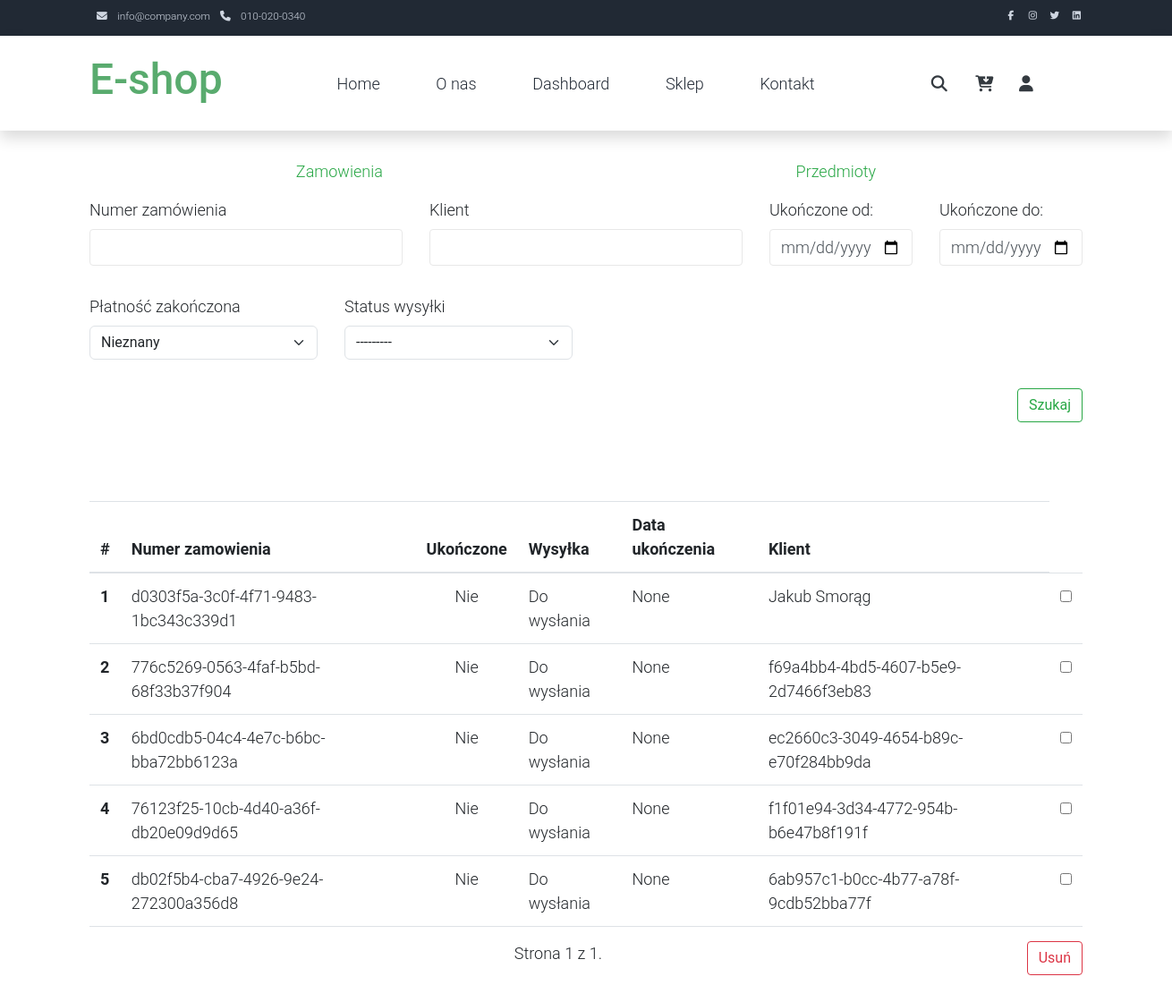
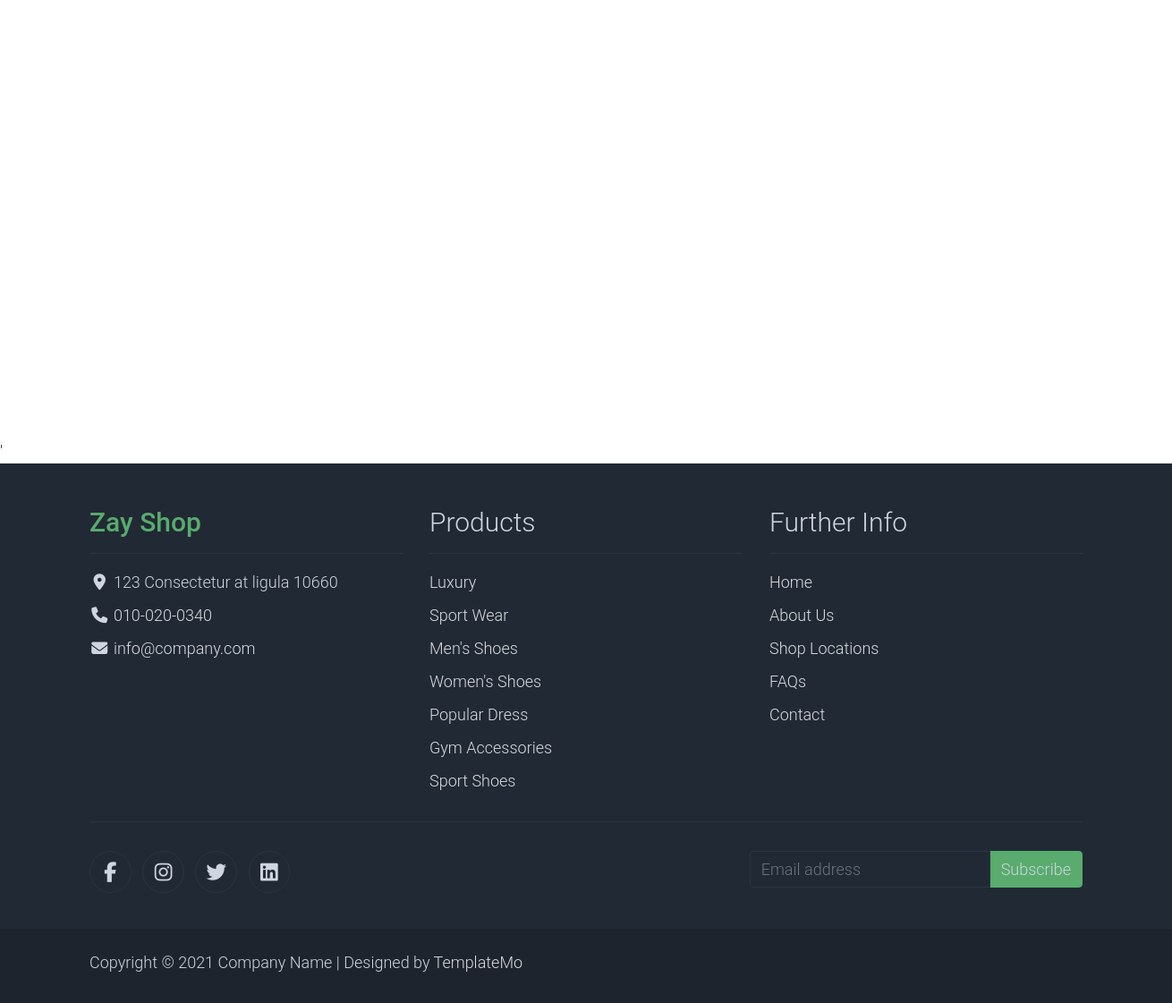
Screenshot of /dashboard/orders/ (signed in) with the database file from the repository (2 pictures, top to bottom).
### App/models.py (models this page shows, shortened)
class Order(models.Model):
    SHIPMNET_STATUS_CHOICES = (
        ('Do wysłania', 'Do wysłania'),
        ('Wysłana', 'Wysłana'),
        ('Dostarczona', 'Dostarczona'),
    )
    customer = models.ForeignKey(Customer, on_delete=models.CASCADE)
    address = models.ForeignKey(AddressInformation, on_delete=models.SET_NULL,
                                null=True, blank=True, related_name="address_order")
    date_ordered = models.DateTimeField(auto_now_add=True)
    complete = models.BooleanField(default=False)
    transaction_id = models.CharField(max_length=100, null=True)
    payment_in_progress = models.BooleanField(default=False)
    completion_date = models.DateTimeField(null=True, blank=True)
    shipment_status = models.CharField(
        max_length=15, choices=SHIPMNET_STATUS_CHOICES, null=True, default="Do wysłania")
    cupon = models.ForeignKey(
        Cupon, on_delete=models.SET_NULL, null=True, blank=True)

class Customer(models.Model):
    user = models.OneToOneField(
        User, on_delete=models.CASCADE, related_name='customer', null=True)
    device = models.CharField(max_length=200, null=True, blank=True)
    name = models.CharField(max_length=100, null=True)
    last_name = models.CharField(max_length=100, null=True)
    email = models.EmailField(null=True)
    creation_date = models.DateTimeField(auto_now_add=True, null=True)
    phone_number = PhoneNumberField(blank=True)
    full_name = models.CharField(max_length=250, null=True, blank=True)
    def __str__(self):
        if self.user:
            name = f"{self.name} {self.last_name}"
        else:
            name = self.device
        return name

### Dashboard/views.py (the view, shortened to what this page needs)
# urls.py: path('orders/', views.dashboard_orders, name="dashboard_orders"),
def dashboard_orders(request):
    orders = Order.objects.all()
    myFilter = OrderFilter(request.GET, queryset=orders)
    orders = myFilter.qs
    paginator = Paginator(orders, 10)
    page_number = request.GET.get("page")
    page_obj = paginator.get_page(page_number)
    context = {
        'page_obj': page_obj,
        'myFilter': myFilter,
    }
    return render(request, 'Dashboard/dashboard_orders.html', context)

### Dashboard/templates/Dashboard/dashboard_orders.html (shortened to what this page needs)
{% extends 'App/base.html' %}
{% load static %}
{% load crispy_forms_tags %}
{% block content %}
<div class="container">
<ul class="nav nav-pills nav-fill mt-4">
    <li class="nav-item">
      <a class="nav-link btn-outline-success" href="{% url 'Dashboard:dashboard_orders' %}">Zamowienia</a>
    </li>
    <li class="nav-item">
      <a class="nav-link btn-outline-success" href="{% url 'Dashboard:dashboard_items'%}">Przedmioty</a>
    </li>
</ul>
    <form method="GET" action="{% url 'Dashboard:dashboard_orders' %}" class="mt-2">
        <div class="row">
            <div class="form-group col-md-4">
                {{ myFilter.form.order_id|as_crispy_field }}
            </div>
            <div class="form-group col-md-4">
                {{ myFilter.form.customer|as_crispy_field }}
            </div>
            <div class="form-group col-md-2">
                {{ myFilter.form.start_date|as_crispy_field }}
            </div>
            <div class="form-group col-md-2">
                {{ myFilter.form.end_date|as_crispy_field }}
            </div>
            <div class="form-group col-md-3">
                {{ myFilter.form.status|as_crispy_field }}
            </div>
            <div class="form-group col-md-3">
              {{ myFilter.form.shipment_status|as_crispy_field }}
          </div>
            <div class="form-group col-md-12">
                <button class="btn btn-outline-success mb-5 float-end" type='submit'>Szukaj</button>
            </div>
        </div>
    </form>
    <table class="table mt-4">
        <thead>
          <tr>
            <th scope="col">#</th>
            <th scope="col">Numer zamowienia</th>
            <th scope="col">Ukończone</th>
            <th scope="col">Wysyłka</th>
            <th scope="col">Data ukończenia</th>
            <th scope="col">Klient</th>
          </tr>
        </thead>
        <tbody>
        <form method="POST" action="{% url 'Dashboard:dashboard_orders'%}">
        {% for order in page_obj %}
          <tr>
            <th scope="row">{{ page_obj.start_index|add:forloop.counter0 }}</th>
            <td><a href="{% url 'Dashboard:dashboard_order' order.id %}" class="link-dark">{{ order.transaction_id}}</a></td>
            {% if order.complete == True %}
            <td class="text-center">Tak</i></td>
            {% else %}
            <td class="text-center">Nie</i></td>
            {% endif %}
            <td>{{ order.shipment_status}}</td>
            <td>{{ order.completion_date}}</td>
            <td><a href="" class="link-dark">{{ order.customer}}</a></td>
            <td><input type="checkbox" name="check" value="{{order.id}}" multiple></td>
          </tr>
        {% endfor %}
        </tbody>
      </table>
      <button class="btn btn-outline-danger mb-5 float-end" type='submit'>Usuń</button>
      <div class="post-block text-center mb-5">
        <span class="step-links">
            <span class="current">
                Strona {{ page_obj.number }} z {{ page_obj.paginator.num_pages }}.
            </span>
        </span>
    </div>
</div>
{% endblock %}

### static/css/templatemo.css (style rules this page uses)
body, ul, li, p, a, label, input, div { font-family: 'Roboto', sans-serif; font-size: 18px !important; font-weight: 300 !important; }
.form-control { border: 1px solid #e8e8e8; }

### rows the page displays
Order: start_index|add "1", transaction_id "d0303f5a-3c0f-4f71-9483-1bc343c339d1", complete "Nie", shipment_status "Do wysłania", completion_date "None", customer "Jakub Smorąg"
Order: start_index|add "2", transaction_id "776c5269-0563-4faf-b5bd-68f33b37f904", complete "Nie", shipment_status "Do wysłania", completion_date "None", customer "f69a4bb4-4bd5-4607-b5e9-2d7466f3eb83"
Order: start_index|add "3", transaction_id "6bd0cdb5-04c4-4e7c-b6bc-bba72bb6123a", complete "Nie", shipment_status "Do wysłania", completion_date "None", customer "ec2660c3-3049-4654-b89c-e70f284bb9da"
Order: start_index|add "4", transaction_id "76123f25-10cb-4d40-a36f-db20e09d9d65", complete "Nie", shipment_status "Do wysłania", completion_date "None", customer "f1f01e94-3d34-4772-954b-b6e47b8f191f"
Order: start_index|add "5", transaction_id "db02f5b4-cba7-4926-9e24-272300a356d8", complete "Nie", shipment_status "Do wysłania", completion_date "None", customer "6ab957c1-b0cc-4b77-a78f-9cdb52bba77f"

### other values shown
{{ page_obj.number }} "1"
{{ page_obj.paginator.num_pages }} "1"
